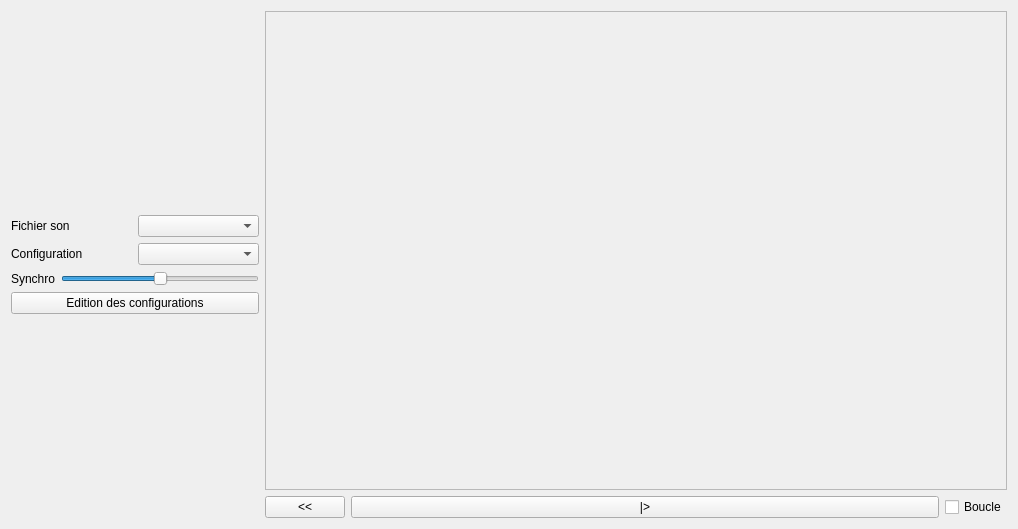
<?xml version="1.0" encoding="UTF-8"?>
<ui version="4.0">
 <class>mainWindow</class>
 <widget class="QWidget" name="mainWindow">
  <property name="geometry">
   <rect>
    <x>0</x>
    <y>0</y>
    <width>1018</width>
    <height>529</height>
   </rect>
  </property>
  <property name="windowTitle">
   <string>mainWindow</string>
  </property>
  <layout class="QGridLayout" name="gridLayout">
   <item row="0" column="0">
    <layout class="QHBoxLayout" name="horizontalLayout_4" stretch="1,3">
     <item>
      <layout class="QVBoxLayout" name="verticalLayout_2">
       <property name="spacing">
        <number>6</number>
       </property>
       <property name="sizeConstraint">
        <enum>QLayout::SetDefaultConstraint</enum>
       </property>
       <item>
        <spacer name="verticalSpacer">
         <property name="orientation">
          <enum>Qt::Vertical</enum>
         </property>
         <property name="sizeHint" stdset="0">
          <size>
           <width>20</width>
           <height>40</height>
          </size>
         </property>
        </spacer>
       </item>
       <item>
        <layout class="QHBoxLayout" name="horizontalLayout_2">
         <property name="sizeConstraint">
          <enum>QLayout::SetDefaultConstraint</enum>
         </property>
         <item>
          <widget class="QLabel" name="label">
           <property name="sizePolicy">
            <sizepolicy hsizetype="Minimum" vsizetype="Maximum">
             <horstretch>0</horstretch>
             <verstretch>0</verstretch>
            </sizepolicy>
           </property>
           <property name="text">
            <string>Fichier son</string>
           </property>
          </widget>
         </item>
         <item>
          <widget class="QComboBox" name="comboBox">
           <property name="sizePolicy">
            <sizepolicy hsizetype="Minimum" vsizetype="Maximum">
             <horstretch>0</horstretch>
             <verstretch>0</verstretch>
            </sizepolicy>
           </property>
          </widget>
         </item>
        </layout>
       </item>
       <item>
        <layout class="QHBoxLayout" name="horizontalLayout_3">
         <property name="bottomMargin">
          <number>0</number>
         </property>
         <item>
          <widget class="QLabel" name="label_2">
           <property name="sizePolicy">
            <sizepolicy hsizetype="Preferred" vsizetype="Maximum">
             <horstretch>0</horstretch>
             <verstretch>0</verstretch>
            </sizepolicy>
           </property>
           <property name="text">
            <string>Configuration</string>
           </property>
          </widget>
         </item>
         <item>
          <widget class="QComboBox" name="comboBox_2"/>
         </item>
        </layout>
       </item>
       <item>
        <layout class="QHBoxLayout" name="horizontalLayout_5">
         <item>
          <widget class="QLabel" name="label_3">
           <property name="text">
            <string>Synchro</string>
           </property>
          </widget>
         </item>
         <item>
          <widget class="QSlider" name="horizontalSlider">
           <property name="minimum">
            <number>-50</number>
           </property>
           <property name="maximum">
            <number>50</number>
           </property>
           <property name="tracking">
            <bool>true</bool>
           </property>
           <property name="orientation">
            <enum>Qt::Horizontal</enum>
           </property>
           <property name="invertedAppearance">
            <bool>false</bool>
           </property>
           <property name="invertedControls">
            <bool>false</bool>
           </property>
          </widget>
         </item>
        </layout>
       </item>
       <item>
        <widget class="QPushButton" name="pushButton_3">
         <property name="sizePolicy">
          <sizepolicy hsizetype="Minimum" vsizetype="Maximum">
           <horstretch>0</horstretch>
           <verstretch>0</verstretch>
          </sizepolicy>
         </property>
         <property name="text">
          <string>Edition des configurations</string>
         </property>
        </widget>
       </item>
       <item>
        <spacer name="verticalSpacer_2">
         <property name="orientation">
          <enum>Qt::Vertical</enum>
         </property>
         <property name="sizeHint" stdset="0">
          <size>
           <width>20</width>
           <height>40</height>
          </size>
         </property>
        </spacer>
       </item>
      </layout>
     </item>
     <item>
      <layout class="QVBoxLayout" name="verticalLayout">
       <property name="spacing">
        <number>6</number>
       </property>
       <item>
        <widget class="QFrame" name="frame">
         <property name="sizePolicy">
          <sizepolicy hsizetype="Minimum" vsizetype="MinimumExpanding">
           <horstretch>0</horstretch>
           <verstretch>0</verstretch>
          </sizepolicy>
         </property>
         <property name="frameShape">
          <enum>QFrame::StyledPanel</enum>
         </property>
         <property name="frameShadow">
          <enum>QFrame::Raised</enum>
         </property>
        </widget>
       </item>
       <item>
        <layout class="QHBoxLayout" name="horizontalLayout">
         <item>
          <widget class="QPushButton" name="pushButton_2">
           <property name="sizePolicy">
            <sizepolicy hsizetype="Maximum" vsizetype="Maximum">
             <horstretch>0</horstretch>
             <verstretch>0</verstretch>
            </sizepolicy>
           </property>
           <property name="text">
            <string>&lt;&lt;</string>
           </property>
          </widget>
         </item>
         <item>
          <widget class="QPushButton" name="pushButton">
           <property name="sizePolicy">
            <sizepolicy hsizetype="Minimum" vsizetype="Maximum">
             <horstretch>0</horstretch>
             <verstretch>0</verstretch>
            </sizepolicy>
           </property>
           <property name="text">
            <string>|&gt;</string>
           </property>
          </widget>
         </item>
         <item>
          <widget class="QCheckBox" name="checkBox">
           <property name="sizePolicy">
            <sizepolicy hsizetype="Maximum" vsizetype="Maximum">
             <horstretch>0</horstretch>
             <verstretch>0</verstretch>
            </sizepolicy>
           </property>
           <property name="text">
            <string>Boucle</string>
           </property>
          </widget>
         </item>
        </layout>
       </item>
      </layout>
     </item>
    </layout>
   </item>
  </layout>
 </widget>
 <resources/>
 <connections/>
</ui>
